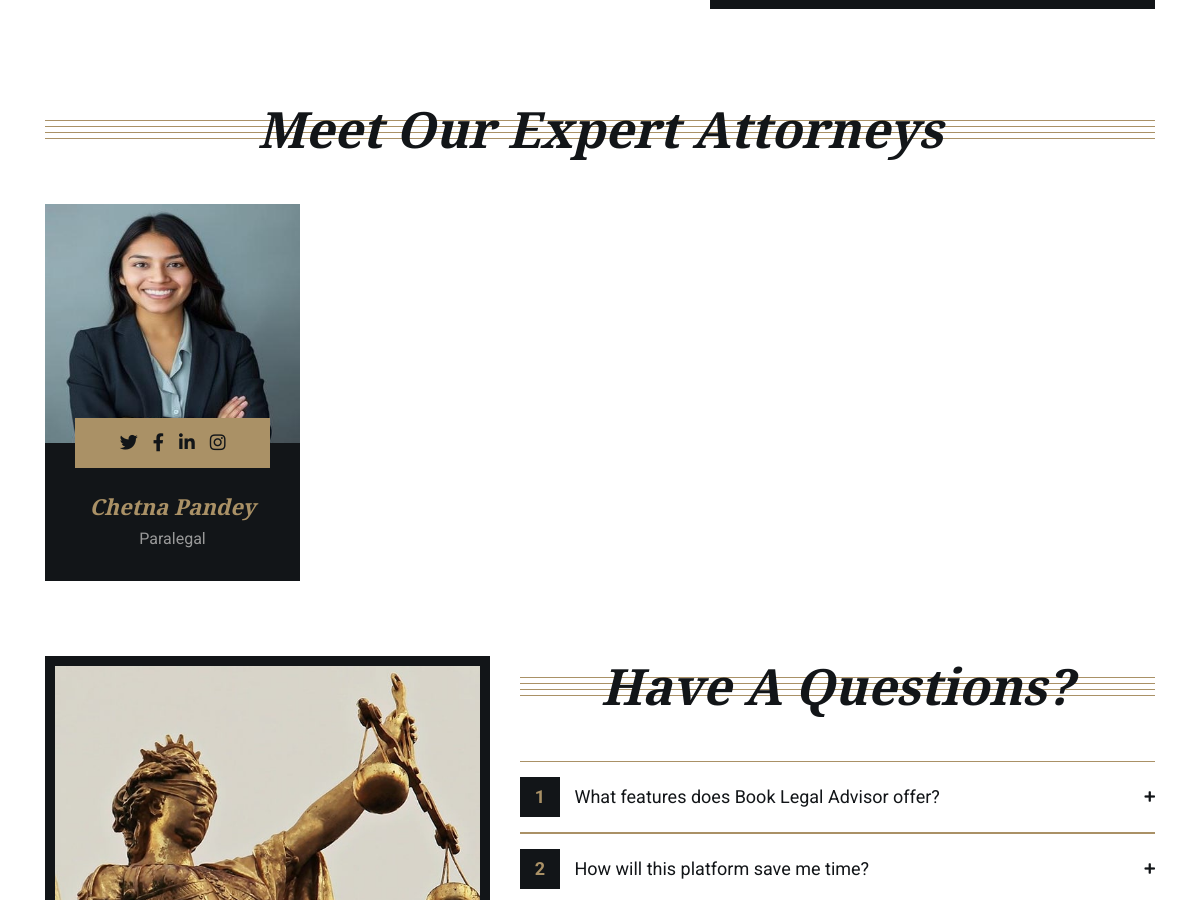
/f (middle part), run on an earlier commit of the app's database.
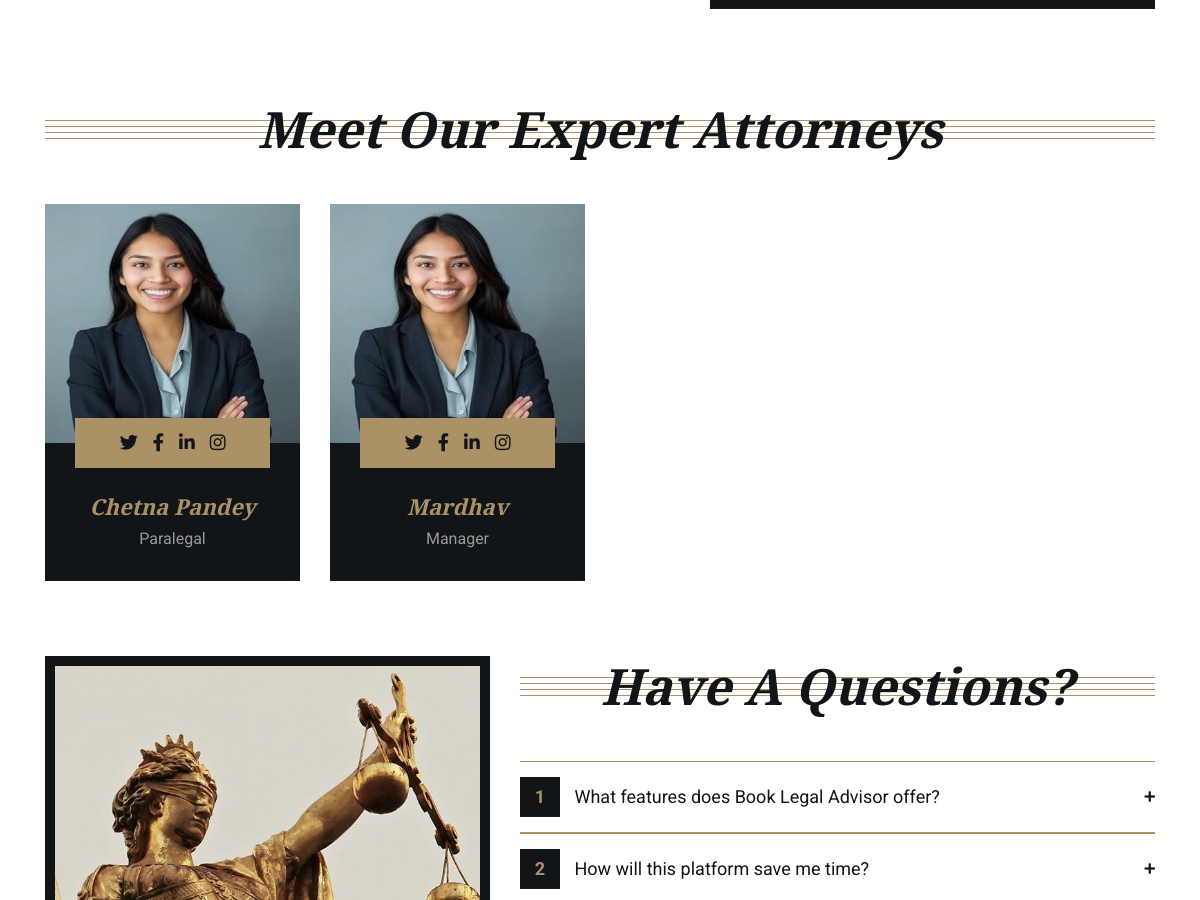
And on a later commit of the database.
### userapp/models.py (models this page shows, shortened)
class Attorneys(models.Model):
    name = models.CharField(max_length=20)
    profession = models.CharField(max_length=30)
    image = models.FileField(upload_to='image/')

### userapp/views.py (the view)
# urls.py: path('', views.index),
def index(request):
    data = Attorneys.objects.all
    review_data = Client_Review.objects.all
    Blog_data = Blog.objects.all
    Types = Types_Law.objects.all
    context = {
        "data":data,
        "review_data":review_data,
        "Blog":Blog_data,
        "Types_Law":Types
    }
    return render(request, "userapp/index.html",context)

### templates/userapp/index.html (shortened to what this page needs)
<!DOCTYPE html>
{% load static %}
<html lang="en">
<head>
    <link href="https://stackpath.bootstrapcdn.com/bootstrap/4.4.1/css/bootstrap.min.css" rel="stylesheet">
    <link href="https://cdnjs.cloudflare.com/ajax/libs/font-awesome/5.10.0/css/all.min.css" rel="stylesheet">
    <link href="{% static 'userapp/lib/animate/animate.min.css'%}" rel="stylesheet">
    <link href="{% static 'userapp/lib/owlcarousel/assets/owl.carousel.min.css'%}" rel="stylesheet">
    <link href="{% static 'userapp/css/style.css'%}" rel="stylesheet">
</head>
<body>
<div class="wrapper">
    <div class="feature">
        <div class="container">
            <div class="row">
                <div class="col-md-7">
                </div>
                <div class="col-md-5">
                    <div class="feature-img">
                    </div>
                </div>
            </div>
        </div>
    </div>
    <div class="team" id="team">
        <div class="container">
            <div class="section-header">
                <h2>Meet Our Expert Attorneys</h2>
            </div>
            <div class="row">
                {% for i in data %}
                <div class="col-lg-3 col-md-6">
                    <div class="team-item">
                        <div class="team-img">
                            <img src="{{ i.image.url }}" alt="Team Image">
                        </div>
                        <div class="team-text">
                            <h2>{{i.name}}</h2>
                            <p>{{i.profession}}</p>
                            <div class="team-social">
                                <a class="social-tw" href=""><i class="fab fa-twitter"></i></a>
                                <a class="social-fb" href=""><i class="fab fa-facebook-f"></i></a>
                                <a class="social-li" href=""><i class="fab fa-linkedin-in"></i></a>
                                <a class="social-in" href=""><i class="fab fa-instagram"></i></a>
                            </div>
                        </div>
                    </div>
                </div>
                {% endfor %}
                <div class="faqs">
                    <div class="container">
                        <div class="row">
                            <div class="col-md-5">
                                <div class="faqs-img">
                                    <img src="{% static 'userapp/img/faqs.jpg'%}" alt="Image">
                                </div>
                            </div>
                            <div class="col-md-7">
                                <div class="section-header">
                                    <h2>Have A Questions?</h2>
                                </div>
                                <div id="accordion">
                                    <div class="card">
                                        <div class="card-header">
                                            <a class="card-link collapsed" data-toggle="collapse" href="#collapseOne"
                                               aria-expanded="false">
                                                <span>1</span> What features does Book Legal Advisor offer?
                                            </a>
                                        </div>
                                    </div>
                                </div>
                                <div class="card">
                                    <div class="card-header">
                                        <a class="card-link" data-toggle="collapse" href="#collapseTwo">
                                            <span>2</span> How will this platform save me time?
                                        </a>
                                    </div>
                                </div>
                            </div>
                        </div>
                    </div>
                </div>
</body>
</html>

What changed in the data, as far as the page shows it:
added Attorneys: image (picture), name "Mardhav", profession "Manager"
